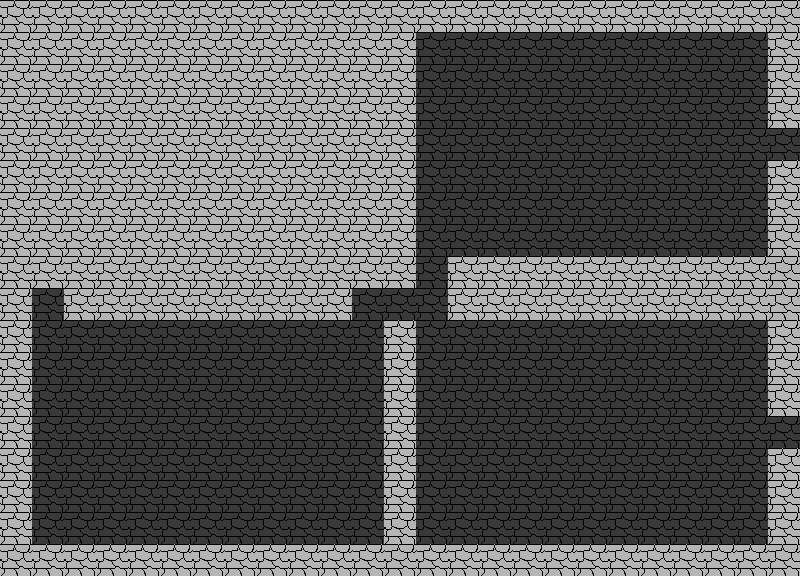

This game map was drawn from its Tiled (.tmx) file and the tilesets committed beside it. A one-line description and the full map source follow:
An orthogonal 25x18 tile map with 32x32 px tiles, 1 tile layer (floor) and 6 objects (3x door, 2x enemy, player).

<map version="1.10" tiledversion="1.11.2" orientation="orthogonal" renderorder="right-down" width="25" height="18" tilewidth="32" tileheight="32" infinite="0" nextlayerid="3" nextobjectid="7">
 <tileset firstgid="1" source="placeholder.tsx" />
 <layer id="1" name="floor" width="25" height="18">
  <data encoding="csv">
2,2,2,2,2,2,2,2,2,2,2,2,2,2,2,2,2,2,2,2,2,2,2,2,2,
2,2,2,2,2,2,2,2,2,2,2,2,2,1,1,1,1,1,1,1,1,1,1,1,2,
2,2,2,2,2,2,2,2,2,2,2,2,2,1,1,1,1,1,1,1,1,1,1,1,2,
2,2,2,2,2,2,2,2,2,2,2,2,2,1,1,1,1,1,1,1,1,1,1,1,2,
2,2,2,2,2,2,2,2,2,2,2,2,2,1,1,1,1,1,1,1,1,1,1,1,1,
2,2,2,2,2,2,2,2,2,2,2,2,2,1,1,1,1,1,1,1,1,1,1,1,2,
2,2,2,2,2,2,2,2,2,2,2,2,2,1,1,1,1,1,1,1,1,1,1,1,2,
2,2,2,2,2,2,2,2,2,2,2,2,2,1,1,1,1,1,1,1,1,1,1,1,2,
2,2,2,2,2,2,2,2,2,2,2,2,2,1,2,2,2,2,2,2,2,2,2,2,2,
2,1,2,2,2,2,2,2,2,2,2,1,1,1,2,2,2,2,2,2,2,2,2,2,2,
2,1,1,1,1,1,1,1,1,1,1,1,2,1,1,1,1,1,1,1,1,1,1,1,2,
2,1,1,1,1,1,1,1,1,1,1,1,2,1,1,1,1,1,1,1,1,1,1,1,2,
2,1,1,1,1,1,1,1,1,1,1,1,2,1,1,1,1,1,1,1,1,1,1,1,2,
2,1,1,1,1,1,1,1,1,1,1,1,2,1,1,1,1,1,1,1,1,1,1,1,1,
2,1,1,1,1,1,1,1,1,1,1,1,2,1,1,1,1,1,1,1,1,1,1,1,2,
2,1,1,1,1,1,1,1,1,1,1,1,2,1,1,1,1,1,1,1,1,1,1,1,2,
2,1,1,1,1,1,1,1,1,1,1,1,2,1,1,1,1,1,1,1,1,1,1,1,2,
2,2,2,2,2,2,2,2,2,2,2,2,2,2,2,2,2,2,2,2,2,2,2,2,2
</data>
 </layer>
 <objectgroup id="2" name="objects">
  <object id="1" type="enemy" gid="5" x="736" y="64" width="32" height="32" />
  <object id="2" type="enemy" gid="5" x="736" y="544" width="32" height="32" />
  <object id="3" type="door" gid="3" x="0" y="320" width="32" height="32" />
  <object id="4" type="door" gid="3" x="768" y="160" width="32" height="32" />
  <object id="5" type="door" gid="3" x="768" y="448" width="32" height="32" />
  <object id="6" type="player" gid="4" x="32" y="320" width="32" height="32" />
 </objectgroup>
</map>
